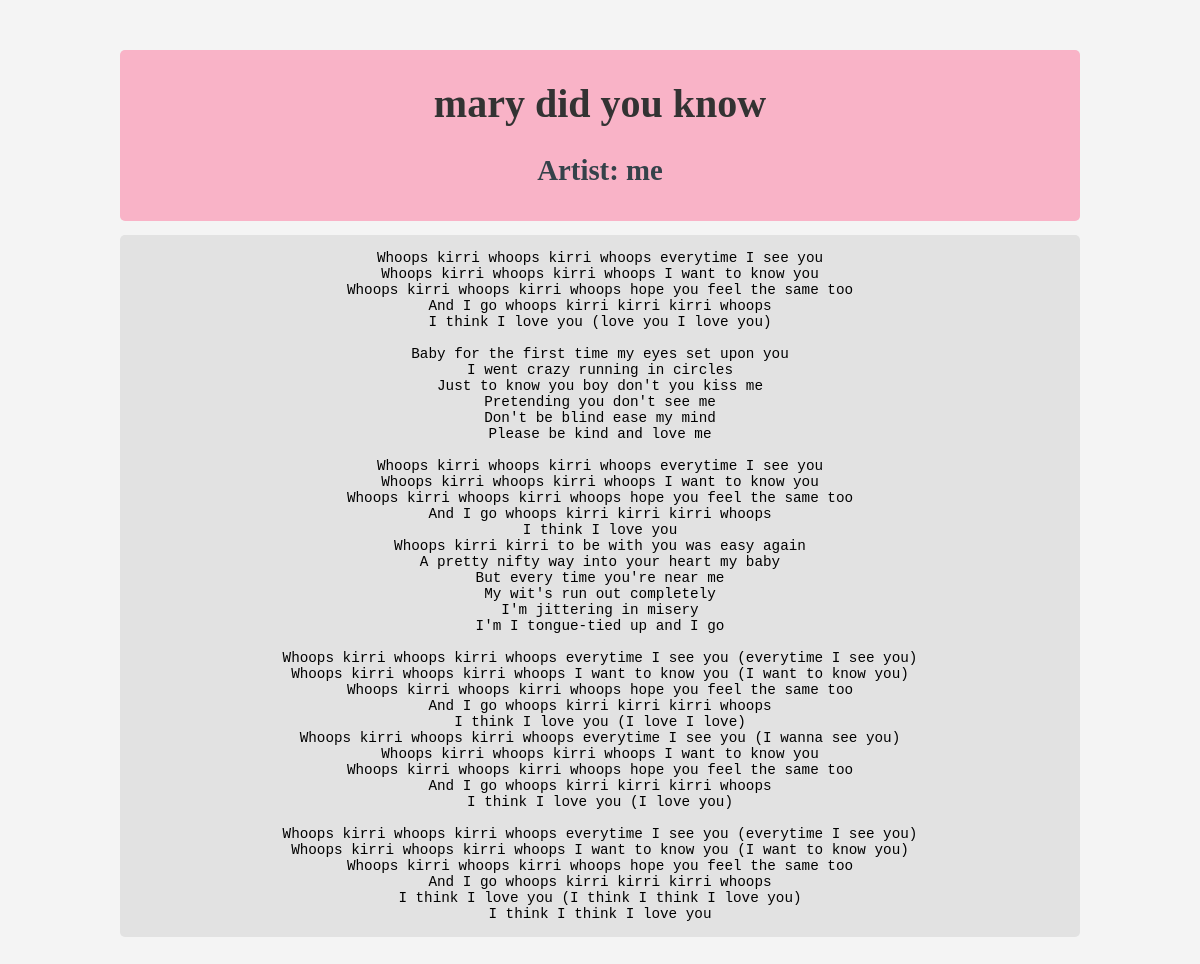
The app's page /songs/song/1/ with its own data.
### songs/models.py (models this page shows, shortened)
class Songs(models.Model):
    title = models.CharField(max_length=100)
    artist = models.CharField(max_length=100)
    lyrics = models.TextField()
    release_date = models.DateField()

### songs/views.py (the view)
# urls.py: path('song/<int:id>/', views.song_detail, name='song_detail'),
def song_detail(request, id):
    song = get_object_or_404(Song, pk=id)
    return render(request, 'songLyric.html', {'song': song})

### songs/templates/songLyric.html (shortened to what this page needs)
{% load static %}
<!DOCTYPE html>
<html lang="en">
<head>
    <link rel="stylesheet" href="{% static 'css/lyricPageStyle.css' %}">
</head>
<body>
    <div class="container">
        <div class = "song-details">
        <h1>{{ song.title }}</h1>
        <h2>Artist: {{ song.artist }}</h2>
        </div>
    <pre>{{ song.lyrics }}</pre>
     </div>
</body>
</html>

### songs/static/css/lyricPageStyle.css (style rules this page uses)
body { margin: 0; padding: 0; background-color: #f4f4f4; }
.container { width: 80%; margin: auto; overflow: hidden; text-align: center; padding: 50px; }
.container h1 { text-align: center; font-size: 2.5em; margin-top: 20px; color: #333333; }
.container h2 { color: #35424a; margin-top: 20px; font-size: 1.8em; text-align: center; }
.song-details { padding: 15px; border-radius: 5px; padding: 10px; background-color:#f9b3c7; border-radius: 5px; }
.container pre { font-size: 1.1em; background: #e2e2e2; padding: 15px; border-radius: 5px; overflow-x: auto; }

### records on screen
Songs: title "mary did you know", artist "me", lyrics "Whoops kirri whoops kirri whoops everytime I see you Whoops kirri whoops kirri whoops I want to know you Whoops kirri whoops kirri whoops hope you feel the same too And I go whoops kirri kirri kirri whoops I think I love you (love you I love you) Baby for the first time my eyes set upon you I went crazy running in circles Just to know you boy don't you kiss me Pretending you don't see me Don't be blind ease my mind Please be kind and love me Whoops kirri whoops kirri whoops everytime I see you Whoops kirri whoops kirri whoops I want to know you Whoops kirri whoops kirri whoops hope you feel the same too And I go whoops kirri kirri kirri whoops I think I love you Whoops kirri kirri to be…"
